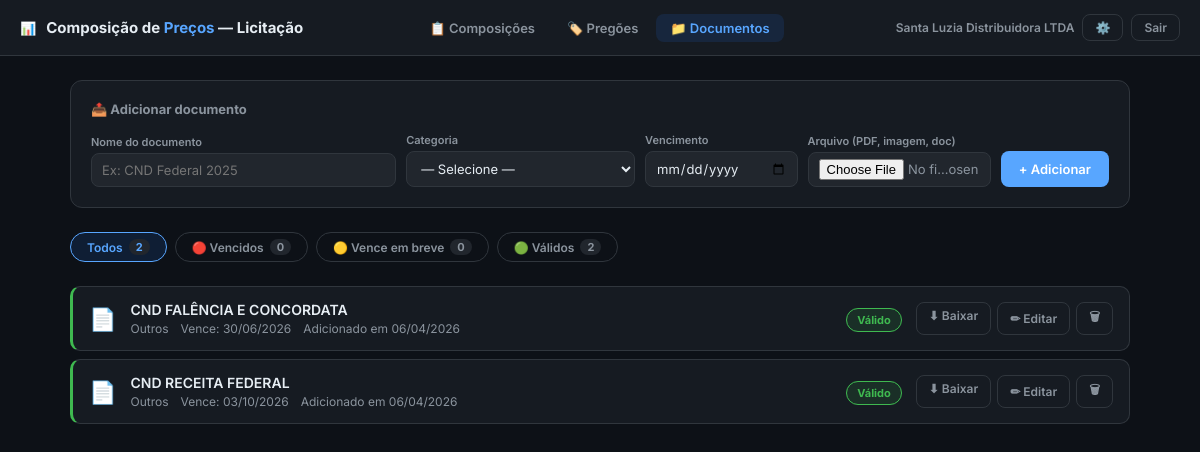
/documentos/ (signed in), run on the app's committed database.
### models.py (models this page shows, shortened)
class Empresa(UserMixin, db.Model):
    __tablename__ = 'empresas'
    id           = db.Column(db.String(36), primary_key=True, default=lambda: str(uuid.uuid4()))
    nome         = db.Column(db.String(200), nullable=False)
    email        = db.Column(db.String(200), unique=True, nullable=False)
    senha_hash   = db.Column(db.String(256), nullable=False)
    cnpj         = db.Column(db.String(20))
    responsavel  = db.Column(db.String(200))
    documento    = db.Column(db.String(30))   # CPF ou RG do responsável
    endereco     = db.Column(db.String(300))
    telefone     = db.Column(db.String(30))
    site         = db.Column(db.String(200))
    logo_path    = db.Column(db.String(300))  # caminho relativo em static/logos/
    criado_em    = db.Column(db.DateTime, default=datetime.utcnow)
    composicoes  = db.relationship('Composicao', backref='empresa', lazy=True, cascade='all, delete-orphan')
    documentos   = db.relationship('Documento',  backref='empresa', lazy=True, cascade='all, delete-orphan')

class Documento(db.Model):
    __tablename__ = 'documentos'
    id               = db.Column(db.String(36), primary_key=True, default=lambda: str(uuid.uuid4()))
    empresa_id       = db.Column(db.String(36), db.ForeignKey('empresas.id'), nullable=False)
    nome             = db.Column(db.String(300), nullable=False)
    categoria        = db.Column(db.String(100))
    arquivo_path     = db.Column(db.String(500))
    arquivo_nome     = db.Column(db.String(300))
    data_vencimento  = db.Column(db.Date)
    criado_em        = db.Column(db.DateTime, default=datetime.utcnow)
    atualizado_em    = db.Column(db.DateTime, default=datetime.utcnow, onupdate=datetime.utcnow)
    @property
    def status(self):
        if not self.data_vencimento:
            return 'sem_vencimento'
        hoje = date.today()
        diff = (self.data_vencimento - hoje).days
        if diff < 0:
            return 'vencido'
        elif diff <= 30:
            return 'vence_em_breve'
        return 'valido'

### routes/documentos.py (the view)
@docs_bp.route('/')
@login_required
def index():
    filtro = request.args.get('filtro', 'todos')
    docs = Documento.query.filter_by(empresa_id=current_user.id)\
                          .order_by(Documento.data_vencimento.asc()).all()
    if filtro == 'vencido':
        docs = [d for d in docs if d.status == 'vencido']
    elif filtro == 'vence_em_breve':
        docs = [d for d in docs if d.status == 'vence_em_breve']
    elif filtro == 'valido':
        docs = [d for d in docs if d.status == 'valido']
    contagem = {
        'todos':         Documento.query.filter_by(empresa_id=current_user.id).count(),
        'vencido':       sum(1 for d in Documento.query.filter_by(empresa_id=current_user.id) if d.status == 'vencido'),
        'vence_em_breve':sum(1 for d in Documento.query.filter_by(empresa_id=current_user.id) if d.status == 'vence_em_breve'),
        'valido':        sum(1 for d in Documento.query.filter_by(empresa_id=current_user.id) if d.status == 'valido'),
    }
    return render_template('documentos.html', docs=docs, filtro=filtro,
                           contagem=contagem, categorias=CATEGORIAS)

### app.py (called while the page is built)
@login_manager.user_loader
def load_user(user_id):
    return db.session.get(Empresa, user_id)

### templates/documentos.html (shortened to what this page needs)
<!DOCTYPE html>
<html lang="pt-BR">
<head>
</head>
<body>
<div class="topbar">
  <div class="topbar-brand">
    <div>📊</div>
    <h1>Composição de <span>Preços</span> — Licitação</h1>
  </div>
  <nav class="topbar-nav">
    <a href="/" class="nav-link">📋 Composições</a>
    <a href="/pregoes/" class="nav-link">🏷️ Pregões</a>
    <a href="/documentos/" class="nav-link ativo">📁 Documentos</a>
  </nav>
  <div class="topbar-actions">
    <span style="font-size:12px;font-weight:600;color:var(--muted)">{{ current_user.nome }}</span>
    <a href="/configuracoes" class="btn-sm" title="Configurações">⚙️</a>
    <a href="/logout" class="btn-sm">Sair</a>
  </div>
</div>
<div class="page">
  <div class="upload-card">
    <h3>📤 Adicionar documento</h3>
    <form method="POST" action="/documentos/upload" enctype="multipart/form-data">
      <div class="upload-grid">
        <div class="field">
          <label>Nome do documento</label>
          <input type="text" name="nome" placeholder="Ex: CND Federal 2025" required>
        </div>
        <div class="field">
          <label>Categoria</label>
          <select name="categoria">
            <option value="">— Selecione —</option>
          </select>
        </div>
        <div class="field">
          <label>Vencimento</label>
          <input type="date" name="data_vencimento">
        </div>
        <div class="field">
          <label>Arquivo (PDF, imagem, doc)</label>
          <input type="file" name="arquivo" accept=".pdf,.png,.jpg,.jpeg,.doc,.docx,.xls,.xlsx">
        </div>
        <div>
          <button type="submit" class="btn-upload">+ Adicionar</button>
        </div>
      </div>
    </form>
  </div>
  <div class="filtros">
    <a href="?filtro=todos" class="filtro-btn {{ 'ativo' if filtro == 'todos' }}">
      Todos <span class="badge">{{ contagem.todos }}</span>
    </a>
    <a href="?filtro=vencido" class="filtro-btn vencido {{ 'ativo' if filtro == 'vencido' }}">
      🔴 Vencidos <span class="badge">{{ contagem.vencido }}</span>
    </a>
    <a href="?filtro=vence_em_breve" class="filtro-btn breve {{ 'ativo' if filtro == 'vence_em_breve' }}">
      🟡 Vence em breve <span class="badge">{{ contagem.vence_em_breve }}</span>
    </a>
    <a href="?filtro=valido" class="filtro-btn valido {{ 'ativo' if filtro == 'valido' }}">
      🟢 Válidos <span class="badge">{{ contagem.valido }}</span>
    </a>
  </div>
  <div class="doc-list">
    {% if docs %}
      {% for doc in docs %}
        {% set ext = doc.arquivo_nome.rsplit('.', 1)[-1].lower() if doc.arquivo_nome else '' %}
        {% set icone = '📄' if ext == 'pdf' else ('🖼️' if ext in ['png','jpg','jpeg'] else ('📊' if ext in ['xls','xlsx'] else ('📝' if ext in ['doc','docx'] else '📎'))) %}
        <div class="doc-card {{ doc.status }}">
          <div class="doc-icon">{{ icone }}</div>
          <div class="doc-info">
            <div class="doc-nome">{{ doc.nome }}</div>
            <div class="doc-meta">
              {% if doc.categoria %}<span>{{ doc.categoria }}</span>{% endif %}
              {% if doc.data_vencimento %}
                <span>Vence: {{ doc.data_vencimento.strftime('%d/%m/%Y') }}</span>
              {% else %}
                <span>Sem data de vencimento</span>
              {% endif %}
              <span>Adicionado em {{ doc.criado_em.strftime('%d/%m/%Y') }}</span>
            </div>
          </div>
          <div class="doc-status">
            {% if doc.status == 'vencido' %}
              <span class="status-badge vencido">Vencido</span>
            {% elif doc.status == 'vence_em_breve' %}
              <span class="status-badge vence_em_breve">Vence em breve</span>
            {% elif doc.status == 'valido' %}
              <span class="status-badge valido">Válido</span>
            {% else %}
              <span class="status-badge sem_vencimento">Sem vencimento</span>
            {% endif %}
          </div>
          <div class="doc-actions">
            {% if doc.arquivo_path %}
              <a href="/documentos/download/{{ doc.id }}" class="btn-action">⬇ Baixar</a>
            {% endif %}
            <button class="btn-action" onclick="abrirModal('{{ doc.id }}', '{{ doc.nome|replace("'","\\'") }}', '{{ doc.categoria or "" }}', '{{ doc.data_vencimento.strftime("%Y-%m-%d") if doc.data_vencimento else "" }}')">✏ Editar</button>
            <form method="POST" action="/documentos/deletar/{{ doc.id }}" style="display:inline"
                  onsubmit="return confirm('Excluir este documento?')">
              <button type="submit" class="btn-action danger">🗑</button>
            </form>
          </div>
        </div>
      {% endfor %}
    {% else %}
      <div class="vazio">
        <div style="font-size:40px">📁</div>
        <p>Nenhum documento encontrado.<br>Adicione documentos usando o formulário acima.</p>
      </div>
    {% endif %}
  </div>
</div>
</body>
</html>

### templates/documentos.html (style rules this page uses)
*, *::before, *::after { box-sizing: border-box; margin: 0; padding: 0; }
:root { --bg: #0D1117; --surface: #161B22; --surface2: #21262D; --border: #30363D; --border2: #3D444D; --text: #E6EDF3; --muted: #8B949E; --accent: #58A6FF; --accent-dim: #1F6FEB22; --green: #3FB950; --green-dim: #2EA04326; --orange: #E3B341; --orange-dim: #BB810026; --red: #F85149; --red-dim: #F8514922; --radius: 8px; }
body { font-family: 'Inter', sans-serif; background: var(--bg); color: var(--text); min-height: 100vh; font-size: 13px; }
.topbar { background: var(--surface); border-bottom: 1px solid var(--border); padding: 0 20px; height: 56px; display: flex; align-items: center; justify-content: space-between; position: sticky; top: 0; z-index: 100; }
.topbar-brand { display: flex; align-items: center; gap: 10px; }
.topbar-brand h1 { font-size: 15px; font-weight: 700; }
.topbar-brand h1 span { color: var(--accent); }
.topbar-nav { display: flex; gap: 4px; }
.nav-link { padding: 6px 14px; border-radius: var(--radius); font-size: 13px; font-weight: 600; text-decoration: none; color: var(--muted); transition: all .15s; }
.nav-link.ativo { color: var(--accent); background: var(--accent-dim); }
.topbar-actions { display: flex; align-items: center; gap: 8px; }
.btn-sm { padding: 5px 12px; border-radius: var(--radius); font-size: 12px; font-weight: 600; border: 1px solid var(--border); background: transparent; color: var(--muted); cursor: pointer; text-decoration: none; font-family: inherit; transition: all .15s; }
.page { max-width: 1100px; margin: 0 auto; padding: 24px 20px; }
.filtros { display: flex; gap: 8px; margin-bottom: 24px; flex-wrap: wrap; }
.filtro-btn { padding: 6px 16px; border-radius: 20px; font-size: 12px; font-weight: 600; text-decoration: none; border: 1px solid var(--border); color: var(--muted); transition: all .15s; display: flex; align-items: center; gap: 6px; }
.filtro-btn.ativo { border-color: var(--accent); color: var(--accent); background: var(--accent-dim); }
.badge { background: var(--surface2); border-radius: 10px; padding: 1px 7px; font-size: 11px; font-weight: 700; }
.upload-card { background: var(--surface); border: 1px solid var(--border); border-radius: 12px; padding: 20px; margin-bottom: 24px; }
.upload-card h3 { font-size: 13px; font-weight: 700; margin-bottom: 16px; color: var(--muted); }
.upload-grid { display: grid; grid-template-columns: 2fr 1.5fr 1fr 1.2fr auto; gap: 10px; align-items: end; }
.field label { display: block; font-size: 11px; font-weight: 600; color: var(--muted); margin-bottom: 4px; }
.field input, .field select { width: 100%; background: var(--surface2); border: 1px solid var(--border); border-radius: var(--radius); padding: 8px 10px; font-size: 13px; color: var(--text); font-family: inherit; outline: none; transition: border-color .15s; }
.field select option { background: var(--surface2); }
.field input[type=file] { padding: 6px 10px; color: var(--muted); cursor: pointer; }
.btn-upload { background: var(--accent); color: #fff; border: none; border-radius: var(--radius); padding: 8px 18px; font-size: 13px; font-weight: 600; cursor: pointer; font-family: inherit; white-space: nowrap; transition: background .15s; height: 36px; }
.doc-list { display: flex; flex-direction: column; gap: 8px; }
.doc-card { background: var(--surface); border: 1px solid var(--border); border-radius: 10px; padding: 14px 16px; display: flex; align-items: center; gap: 14px; transition: border-color .15s; }
.doc-card.valido { border-left: 3px solid var(--green); }
.doc-icon { font-size: 22px; flex-shrink: 0; }
.doc-info { flex: 1; min-width: 0; }
.doc-nome { font-size: 14px; font-weight: 600; margin-bottom: 3px; white-space: nowrap; overflow: hidden; text-overflow: ellipsis; }
.doc-meta { font-size: 12px; color: var(--muted); display: flex; gap: 12px; flex-wrap: wrap; }
.doc-status { flex-shrink: 0; }
.status-badge { padding: 4px 10px; border-radius: 20px; font-size: 11px; font-weight: 700; white-space: nowrap; }
.status-badge.valido { background: var(--green-dim); color: var(--green); border: 1px solid var(--green); }
.doc-actions { display: flex; gap: 6px; flex-shrink: 0; }
.btn-action { padding: 5px 12px; border-radius: var(--radius); font-size: 12px; font-weight: 600; border: 1px solid var(--border); background: transparent; color: var(--muted); text-decoration: none; cursor: pointer; font-family: inherit; transition: all .15s; }

### data on the page
Empresa: nome "Santa Luzia Distribuidora LTDA"
Documento: icone "📄", nome "CND FALÊNCIA E CONCORDATA", categoria "Outros", data_vencimento "30/06/2026", criado_em "06/04/2026", shows "Válido"
Documento: icone "📄", nome "CND RECEITA FEDERAL", categoria "Outros", data_vencimento "03/10/2026", criado_em "06/04/2026", shows "Válido"

### other printed values
{{ contagem.todos }} "2"
{{ contagem.vencido }} "0"
{{ contagem.vence_em_breve }} "0"
{{ contagem.valido }} "2"
